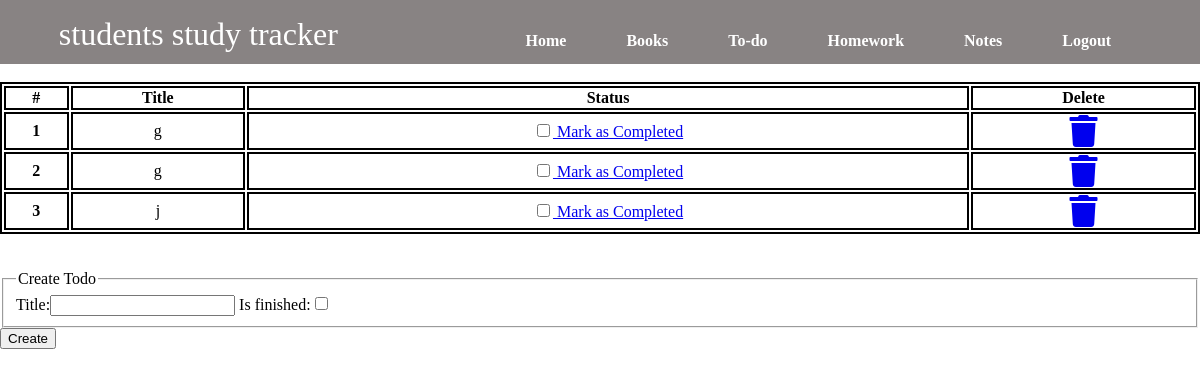
The app's page /todo (signed in) with its own data.
### dashboard/models.py (models this page shows, shortened)
class Todo(models.Model):
    user = models.ForeignKey(User, on_delete=models.CASCADE)
    title = models.CharField(max_length=100)
    is_finished = models.BooleanField(default=False)

### dashboard/views.py (the view)
# urls.py: path('todo', views.todo, name='todo'),
@login_required
def todo(request):
    if request.method == 'POST':
        form = TodoForm(request.POST)
        if form.is_valid():
            try:
                finished = request.POST["is_finished"]
                if finished == 'on':
                    finished = True
                else:
                    finished = False
            except:
                finished = False
            todos = Todo(
                user = request.user,
                title = request.POST['title'],
                is_finished = finished
            )
            todos.save()
            messages.success(request, f"added from {request.user.username}")
    else:
        form = TodoForm()
    todo = Todo.objects.filter(user=request.user)
    if len(todo) == 0:
        todos_done = True
    else:
        todos_done = False
    context={
        'todos':todo,
        'form': form,
        'todos_done':todos_done
    }
    return render(request, "dashboard/todo.html",context)

### dashboard/forms.py
class TodoForm(forms.ModelForm):
    class Meta:
        model = Todo
        fields = ['title','is_finished']

### dashboard/templates/dashboard/todo.html (shortened to what this page needs)
{% extends 'dashboard/base.html' %}
{% load static %}
{% block content %}
<div id="homework">
    {% if not todos_done  %}
    <table>
        <thead>
            <tr>
                <th scope="col">#</th>
                <th scope="col">Title</th>
                <th scope="col">Status</th>
                <th scope="col">Delete</th>
            </tr>
        </thead>
        <tbody>
            {% for todo in todos%}
            <tr>
                <th scope="row">{{ forloop.counter }}</th>
                <td>{{ todo.title }}</td>
                <td>
                    <a href="{% url 'update-todo' todo.id %}">
                        <div class="form-check">
                            {% if todo.is_finished == True %}
                            <input class="form-check-input" type="checkbox" value="" checked>
                            {% else %}
                            <input class="form-check-input" type="checkbox" value="">
                            {% endif %}
                            <label class="form-check-label text-light" for="flexCheckDefault">
                                Mark as Completed
                            </label>
                        </div>
                    </a>
                </td>
                <td><a href="{% url 'delete-todo' todo.id %}"><i class="fa fa-trash fa-2x"></i></a></td>
            </tr>
            {% endfor %}
        </tbody>
    </table>
    {% else %}
    <h4>All tasks have been done!! create to add more</h4>
    {% endif %}
</div><br><br>
<div class="container">
    <form method="POST">
        <fieldset class="form-group">
            <legend class="border-bottom mb-4">Create Todo</legend>
            {{form}}
        </fieldset>
        <div class="form-group">
            <button href="" class="btn btn-outline-info" type="submit">
                Create
            </button>
        </div>
    </form>
</div>
{% endblock content %}

### static/css/mainn.css (style rules this page uses)
body { scroll-behavior: smooth; margin: 0%; padding: 0%; }
#homework table { width: 100%; }
#homework table,th,td { border: 2px solid black; text-align: center; }

### records on screen
Todo: title "g"
Todo: title "g"
Todo: title "j"
